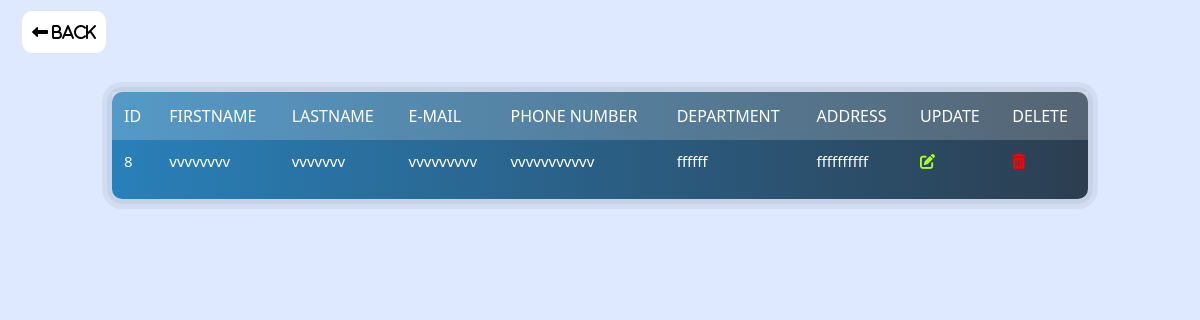
The page /list/ on the database as committed earlier.
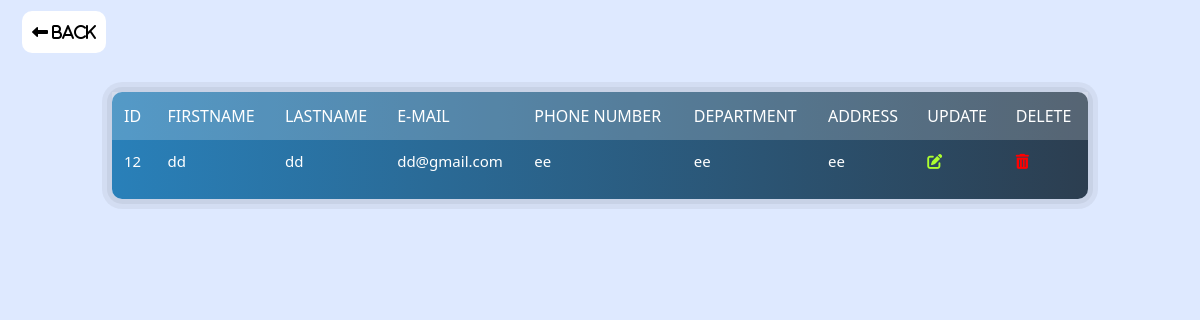
The same page on the database as committed later.
### studentdetials/models.py (models this page shows)
class studentdb(models.Model):
    fullname = models.CharField(max_length=100)
    blood = models.CharField(max_length=100)
    email = models.CharField(max_length=100)
    phone = models.CharField(max_length=100)
    department = models.CharField(max_length=100)
    address = models.CharField(max_length=100)

### studentdetials/views.py (the view)
# urls.py: path('list/', views.studentlist, name='studentlist'),
def studentlist(request):
    mydata = studentdb.objects.all().values()
    template = loader.get_template('list.html')
    context = {
        'mymembers': mydata,
    }
    return HttpResponse(template.render(context, request))

### studentdetials/templates/list.html (shortened to what this page needs)
<!DOCTYPE html>
<html lang="en">
{% load static %}
<head>
</head>
<body>
    <!DOCTYPE html>
    <html lang="en">
    <head>
        <link rel="stylesheet" href="{% static '/css/liststyle.css' %}">
        <link rel="stylesheet" href="/static/css/liststyle.css">
        <link href="https://cdn.jsdelivr.net/npm/bootstrap@5.2.2/dist/css/bootstrap.min.css" rel="stylesheet"
>
        <link rel="stylesheet" href="{% static '/css/style.css' %}">
    </head>
    <body>
        <div class="container">
            <a href="/#" class="back"><i class="fa-solid fa-left-long"> Back</i></a>
            <div class="row pt-5 justify-content-center">
                <div class="col-md-offset-1 col-md-10">
                    <div class="panel">
                        <div class="panel-body table-responsive">
                            <table class="table">
                                <thead>
                                    <tr>
                                        <th>ID</th>
                                        <th>Firstname</th>
                                        <th>Lastname</th>
                                        <th>E-mail</th>
                                        <th>Phone Number</th>
                                        <th>Department</th>
                                        <th>Address</th>
                                        <th>Update</th>
                                        <th>Delete</th>
                                    </tr>
                                </thead>
                                <tbody>
                                    {% for x in mymembers %}
                                    <tr>
                                        <td>{{ x.id }}</td>
                                        <td>{{ x.fullname }}</td>
                                        <td>{{ x.blood }}</td>
                                        <td>{{ x.email }}</td>
                                        <td>{{ x.phone }}</td>
                                        <td>{{ x.department }}</td>
                                        <td>{{ x.address }}</td>
                                        <td>
                                            <a href='edit/{{x.id}}'>
                                                <i class="fa-solid fa-pen-to-square"></i>
                                            </a>
                                        </td>
                                        <td><a href='delete/{{x.id}}'>
                                                <i class="fa-solid fa-trash-can"></i>
                                            </a>
                                        </td>
                                    </tr>
                                    {% endfor %}
                                </tbody>
                            </table>
                        </div>
                    </div>
                </div>
            </div>
        </div>
    </body>
    </html>

Rows that differ between the two databases and show on the page:
removed studentdb: id "8", fullname "vvvvvvvv", blood "vvvvvvv", email "vvvvvvvvv", phone "vvvvvvvvvvv", department "ffffff", address "ffffffffff"
added studentdb: id "12", fullname "dd", blood "dd", email "dd@gmail.com", phone "ee", department "ee", address "ee"
